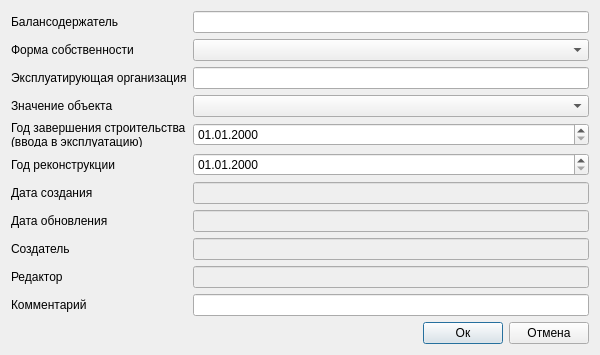
<?xml version="1.0" encoding="UTF-8"?>
<ui version="4.0">
 <class>Dialog</class>
 <widget class="QDialog" name="Dialog">
  <property name="geometry">
   <rect>
    <x>0</x>
    <y>0</y>
    <width>600</width>
    <height>355</height>
   </rect>
  </property>
  <property name="minimumSize">
   <size>
    <width>600</width>
    <height>355</height>
   </size>
  </property>
  <property name="windowTitle">
   <string>Паспорт объекта</string>
  </property>
  <property name="accessibleName">
   <string notr="true">btnSave</string>
  </property>
  <layout class="QVBoxLayout" name="verticalLayout_2">
   <item>
    <layout class="QGridLayout" name="gridLayout_2">
     <item row="0" column="1">
      <layout class="QHBoxLayout" name="horizontalLayout_4">
       <item>
        <layout class="QGridLayout" name="gridLayout_3">
         <item row="9" column="1">
          <widget class="QLineEdit" name="tbEditor">
           <property name="enabled">
            <bool>false</bool>
           </property>
           <property name="readOnly">
            <bool>true</bool>
           </property>
           <property name="clearButtonEnabled">
            <bool>true</bool>
           </property>
          </widget>
         </item>
         <item row="1" column="0">
          <widget class="QLabel" name="label_10">
           <property name="text">
            <string>Форма собственности</string>
           </property>
          </widget>
         </item>
         <item row="3" column="0">
          <widget class="QLabel" name="label_12">
           <property name="text">
            <string>Значение объекта</string>
           </property>
          </widget>
         </item>
         <item row="6" column="0">
          <widget class="QLabel" name="label_7">
           <property name="text">
            <string>Дата создания</string>
           </property>
          </widget>
         </item>
         <item row="4" column="1">
          <widget class="QgsDateTimeEdit" name="dteYearOfCommissioning">
           <property name="displayFormat">
            <string>dd.MM.yyyy</string>
           </property>
           <property name="allowNull">
            <bool>true</bool>
           </property>
          </widget>
         </item>
         <item row="5" column="1">
          <widget class="QgsDateTimeEdit" name="dteYearOfReconstruction">
           <property name="displayFormat">
            <string>dd.MM.yyyy</string>
           </property>
           <property name="allowNull">
            <bool>true</bool>
           </property>
          </widget>
         </item>
         <item row="9" column="0">
          <widget class="QLabel" name="label">
           <property name="text">
            <string>Редактор</string>
           </property>
          </widget>
         </item>
         <item row="4" column="0">
          <widget class="QLabel" name="label_8">
           <property name="text">
            <string>Год завершения строительства 
(ввода в эксплуатацию)</string>
           </property>
          </widget>
         </item>
         <item row="7" column="0">
          <widget class="QLabel" name="label_24">
           <property name="text">
            <string>Дата обновления</string>
           </property>
          </widget>
         </item>
         <item row="6" column="1">
          <widget class="QLineEdit" name="tbCreationDate">
           <property name="enabled">
            <bool>false</bool>
           </property>
          </widget>
         </item>
         <item row="3" column="1">
          <widget class="QComboBox" name="cbObjectValue">
          </widget>
         </item>
         <item row="5" column="0">
          <widget class="QLabel" name="label_22">
           <property name="text">
            <string>Год реконструкции</string>
           </property>
          </widget>
         </item>
         <item row="8" column="1">
          <widget class="QLineEdit" name="tbCreator">
           <property name="enabled">
            <bool>false</bool>
           </property>
           <property name="readOnly">
            <bool>true</bool>
           </property>
           <property name="clearButtonEnabled">
            <bool>true</bool>
           </property>
          </widget>
         </item>
         <item row="1" column="1">
          <widget class="QComboBox" name="cbTypeOfProperty">
          </widget>
         </item>
         <item row="7" column="1">
          <widget class="QLineEdit" name="tbUpdateDate">
           <property name="enabled">
            <bool>false</bool>
           </property>
          </widget>
         </item>
         <item row="8" column="0">
          <widget class="QLabel" name="label_25">
           <property name="text">
            <string>Создатель</string>
           </property>
          </widget>
         </item>
         <item row="2" column="0">
          <widget class="QLabel" name="label_11">
           <property name="text">
            <string>Эксплуатирующая организация</string>
           </property>
          </widget>
         </item>
         <item row="0" column="1">
          <widget class="QLineEdit" name="tbBalanceHolder">
           <property name="clearButtonEnabled">
            <bool>true</bool>
           </property>
          </widget>
         </item>
         <item row="0" column="0">
          <widget class="QLabel" name="label_9">
           <property name="text">
            <string>Балансодержатель</string>
           </property>
          </widget>
         </item>
         <item row="2" column="1">
          <widget class="QLineEdit" name="tbOperationOgranization">
           <property name="clearButtonEnabled">
            <bool>true</bool>
           </property>
          </widget>
         </item>
         <item row="10" column="0">
          <widget class="QLabel" name="label_2">
           <property name="text">
            <string>Комментарий</string>
           </property>
          </widget>
         </item>
         <item row="10" column="1">
          <widget class="QLineEdit" name="tbComment">
           <property name="clearButtonEnabled">
            <bool>true</bool>
           </property>
          </widget>
         </item>
        </layout>
       </item>
      </layout>
     </item>
     <item row="2" column="1">
      <layout class="QHBoxLayout" name="horizontalLayout_2">
       <item>
        <spacer name="verticalSpacer">
         <property name="orientation">
          <enum>Qt::Vertical</enum>
         </property>
         <property name="sizeHint" stdset="0">
          <size>
           <width>20</width>
           <height>40</height>
          </size>
         </property>
        </spacer>
       </item>
      </layout>
     </item>
     <item row="3" column="1">
      <layout class="QHBoxLayout" name="horizontalLayout">
       <item>
        <spacer name="horizontalSpacer">
         <property name="orientation">
          <enum>Qt::Horizontal</enum>
         </property>
         <property name="sizeHint" stdset="0">
          <size>
           <width>40</width>
           <height>20</height>
          </size>
         </property>
        </spacer>
       </item>
       <item>
        <widget class="QPushButton" name="btnOk">
         <property name="accessibleName">
          <string notr="true">btnSave</string>
         </property>
         <property name="text">
          <string>Ок</string>
         </property>
         <property name="autoDefault">
          <bool>false</bool>
         </property>
         <property name="default">
          <bool>true</bool>
         </property>
        </widget>
       </item>
       <item>
        <widget class="QPushButton" name="btnCancel">
         <property name="accessibleName">
          <string notr="true">btnCancel</string>
         </property>
         <property name="text">
          <string>Отмена</string>
         </property>
         <property name="autoDefault">
          <bool>false</bool>
         </property>
        </widget>
       </item>
      </layout>
     </item>
    </layout>
   </item>
  </layout>
 </widget>
 <customwidgets>
  <customwidget>
   <class>QgsDateTimeEdit</class>
   <extends>QDateTimeEdit</extends>
   <header>qgsdatetimeedit.h</header>
  </customwidget>
 </customwidgets>
 <tabstops>
  <tabstop>tbBalanceHolder</tabstop>
  <tabstop>cbTypeOfProperty</tabstop>
  <tabstop>tbOperationOgranization</tabstop>
  <tabstop>cbObjectValue</tabstop>
  <tabstop>dteYearOfCommissioning</tabstop>
  <tabstop>dteYearOfReconstruction</tabstop>
  <tabstop>tbCreationDate</tabstop>
  <tabstop>tbUpdateDate</tabstop>
  <tabstop>tbCreator</tabstop>
  <tabstop>tbEditor</tabstop>
  <tabstop>tbComment</tabstop>
  <tabstop>btnOk</tabstop>
  <tabstop>btnCancel</tabstop>
 </tabstops>
 <resources/>
 <connections/>
</ui>
